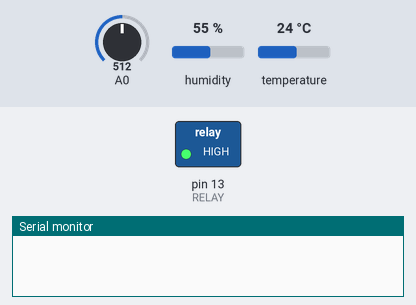
Simulated run of this sketch. Board: Arduino Uno, built with avr-gcc and run on an emulated ATmega328P. Shown: switched loads named in the sketch (green lamp = pin HIGH), the last lines printed to the serial monitor. The test bench sets the inputs (shaded band); at power-on: A0 = 512, humidity 55 %, temperature 24 °C. The modem accepts every AT command (registered, SIM ready, sends succeed) and sends nothing else.

Above: at 1.2 s.
1.3 s: A0 set to 800
2.8 s: A0 set to 836
At 3.2 s:
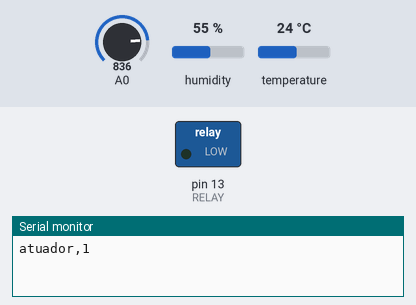
Timing chart, 0 to 5.8 s (numbered marks = the images above; inputs shaded):
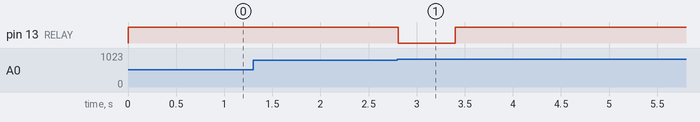

Measured:
- the behaviour switches between 818 and 819 on A0 (found by bisection; images 0 and 1)
- after the input at 1.3 s, every drawn part: stays the same
- after the input at 2.8 s, pin 13 (RELAY): HIGH → LOW at once, → HIGH 0.59 s later

The sketch:

sensorNode.ino
```cpp
// Example testing sketch for various DHT humidity/temperature sensors
// Written by ladyada, public domain

#include "DHT.h"

#define DHTPIN 4     // what digital pin we're connected to
#define RELAY 13

// Uncomment whatever type you're using!
#define DHTTYPE DHT11   // DHT 11
//#define DHTTYPE DHT22   // DHT 22  (AM2302), AM2321
//#define DHTTYPE DHT21   // DHT 21 (AM2301)

// Connect pin 1 (on the left) of the sensor to +5V
// NOTE: If using a board with 3.3V logic like an Arduino Due connect pin 1
// to 3.3V instead of 5V!
// Connect pin 2 of the sensor to whatever your DHTPIN is
// Connect pin 4 (on the right) of the sensor to GROUND
// Connect a 10K resistor from pin 2 (data) to pin 1 (power) of the sensor

// Initialize DHT sensor.
// Note that older versions of this library took an optional third parameter to
// tweak the timings for faster processors.  This parameter is no longer needed
// as the current DHT reading algorithm adjusts itself to work on faster procs.

#include <SoftwareSerial.h>

DHT dht(DHTPIN, DHTTYPE);
SoftwareSerial XBee(2, 3); // RX, TX

unsigned long int time_interval = 10000; //time between measures
unsigned long int last_time = 0;
float h_floor = 20.0; //lowest value to turn on irrigation
float h_ceil = 70.0; //highest value to turn off irrigation
boolean relay = false;

//sensors
int soil_data;
float h_soil; //% of soil humidity
//air humidity and temperature data
float h_air; //% of air humidity
float t;// Read temperature as Celsius (the default)

void setup() {
  Serial.begin(9600);
  XBee.begin(9600);
  XBee.setTimeout(500);
  //Serial.println("DHTxx test!");
  dht.begin();
  pinMode(RELAY, OUTPUT);
  digitalWrite(RELAY, HIGH);
}

void loop() {
  // Wait a few miliseconds between measurements.
  delay(50);

  readSensors();
  measure_timing();
  statusRelay();
  getConfig();

}


void getConfig() {
  if (XBee.available())
  { // If data comes in from XBee
    String data = XBee.readString(); // read the incoming String:
    int len = data.length() + 1;
    char sz[15];
    //char *sz = malloc(len);
    data.toCharArray(sz, len);
    char *p = sz;
    char *str;
    String vec[3];
    int i = 0;
    Serial.begin(9600);
    while ((str = strtok_r(p, ";", &p)) != NULL) { // delimiter is the semicolon
      vec[i] = str;
      i++;
      //Serial.println(str);
    }//while
    h_ceil = vec[0].toFloat();
    h_floor = vec[1].toFloat();
    time_interval = vec[2].toInt();
    time_interval = time_interval * 1000 * 60;

    Serial.print("New floor:");
    Serial.println(h_floor);
    Serial.print("New ceiling:");
    Serial.println(h_ceil);
    Serial.print("New interval:");
    Serial.println(time_interval);

  }//xbee.available

}

void statusRelay() {
  //turn relay on and off comparing humidity values with floor and ceiling
  if (h_soil <  h_floor && relay == false) {
    relay = true;
    digitalWrite(RELAY, LOW);
    //send notification
    XBee.print("atuador,");
    XBee.println(relay);

    //testing
    Serial.print("atuador,");
    Serial.println(relay);
  }
  if (h_soil > h_ceil && relay == true) {
    relay = false;
    digitalWrite(RELAY, HIGH);
    //send notification
    XBee.print("atuador,");
    XBee.println(relay);

    //testing
    Serial.print("atuador,");
    Serial.println(relay);
  }
}

void measure_timing() {
  //interval of time for sending data
  if ((millis() - last_time) > time_interval || (millis() - last_time) < 0) {
    sendSensorData();
    serialDisplay();
    last_time = millis();
  }

}

void readSensors() {
  // Reading temperature or humidity takes about 250 milliseconds!
  // Sensor readings may also be up to 2 seconds 'old' (its a very slow sensor)

  //soil humidity data
  soil_data = analogRead(A0);
  h_soil = map(soil_data, 1023, 0, 0, 100); //% of soil humidity

  //air humidity and temperature data
  h_air = dht.readHumidity(); //% of air humidity
  t = dht.readTemperature();// Read temperature as Celsius (the default)

  // Check if any reads failed and exit early (to try again).
  if (isnan(h_air) || isnan(t)) {
    Serial.println("Failed to read from DHT sensor!");
    return;
  }

}


void sendSensorData() {
  //xbee transmission
  XBee.print("sensor,"); //identification
  XBee.print(h_soil); //soil humidity
  XBee.print(",");
  XBee.print(h_air); //air humidity
  XBee.print(",");
  XBee.println(t); //temperature
  //XBee.println(relay);
}

void serialDisplay() {
  //serial printing for debug
  Serial.print(h_soil); //soil humidity
  Serial.print(",");
  Serial.print(h_air); //air humidity
  Serial.print(",");
  Serial.println(t); //temperature

}
```
